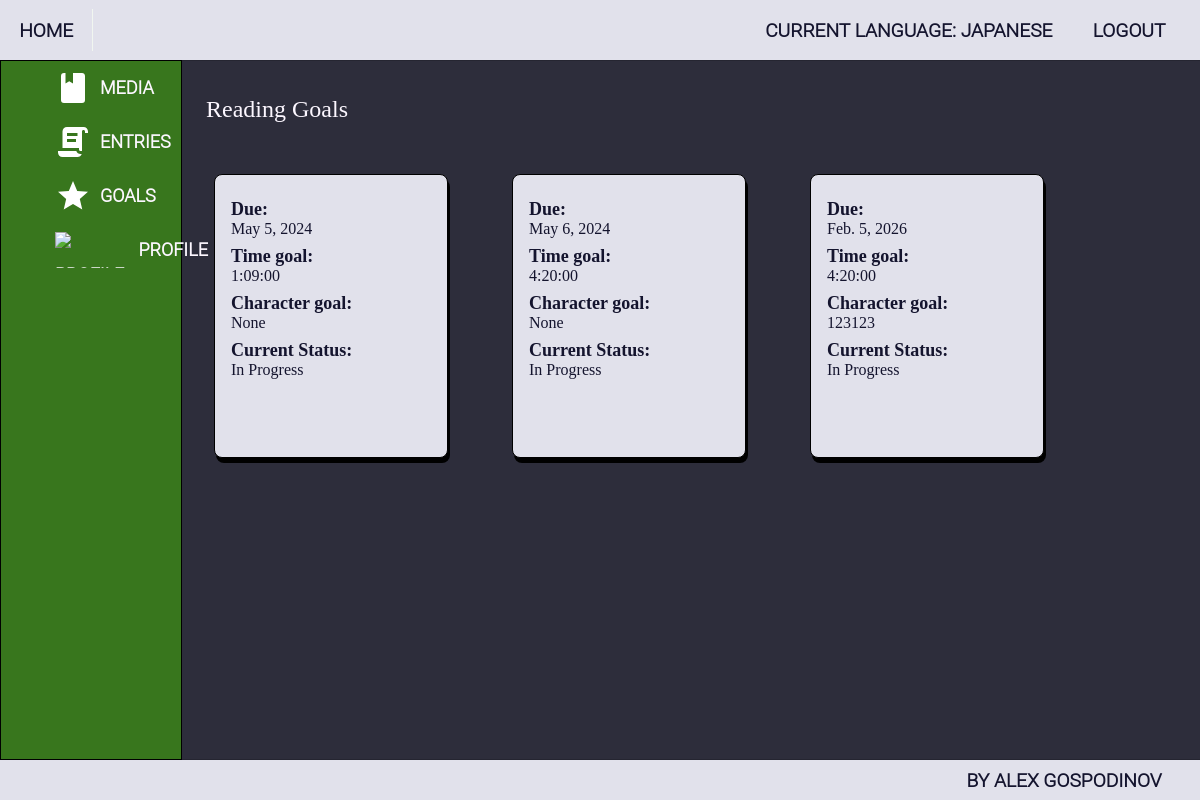
The app's page /goals/ (signed in) with its own data.
### ImmersionTracker/accounts/models.py (models this page shows, shortened)
class ImmersionTrackerUser(auth_models.AbstractBaseUser, auth_models.PermissionsMixin):
    MAX_EMAIL_LENGTH = 150
    MAX_FIRST_NAME_LENGTH = 150
    MAX_LAST_NAME_LENGTH = 150
    email = models.EmailField(
        _("email address"),
        max_length=MAX_EMAIL_LENGTH,
        unique=True,
        error_messages={
            "unique": _("A user with that email already exists."),
        },
    )
    first_name = models.CharField(_("first name"), max_length=MAX_FIRST_NAME_LENGTH, blank=True)
    last_name = models.CharField(_("last name"), max_length=MAX_LAST_NAME_LENGTH, blank=True)
    is_staff = models.BooleanField(
        _("staff status"),
        default=False,
        help_text=_("Designates whether the user can log into this admin site."),
    )
    is_active = models.BooleanField(
        _("active"),
        default=True,
        help_text=_(
            "Designates whether this user should be treated as active. "
            "Unselect this instead of deleting accounts."
        ),
    )
    date_joined = models.DateTimeField(_("date joined"), default=timezone.now)
    object = ImmersionTrackerUserManager()
    USERNAME_FIELD = 'email'

class Profile(models.Model):
    NICKNAME_MAX_LENGTH = 20
    nickname = models.CharField(
        max_length=NICKNAME_MAX_LENGTH,
        blank=True,
        null=True,
    )
    current_language = models.ForeignKey('languages.Language', on_delete=models.SET_NULL, blank=True, null=True)
    user = models.OneToOneField(
        ImmersionTrackerUser,
        on_delete=models.CASCADE,
        related_name='profile',
        primary_key=True,
    )

### ImmersionTracker/languages/models.py (models this page shows, shortened)
class Language(HasOwnerProfile, models.Model):
    LANGUAGE_NAME_MAX_LENGTH = 20
    name = models.CharField(
        max_length=LANGUAGE_NAME_MAX_LENGTH,
        null=False,
        blank=False,
    )

### ImmersionTracker/goals/models.py (models this page shows, shortened)
class BaseGoal(models.Model):
    NOTES_MAX_LENGTH = 300
    GOAL_NAME_MAX_LENGTH = 20
    due_date = models.DateField(
        blank=True,
        null=True,
    )
    language = models.ForeignKey(
        'languages.Language',
        on_delete=models.CASCADE,
        related_name='%(class)s',
        blank=False,
        null=False,
    )
    user_profile = models.ForeignKey(
        'accounts.Profile',
        on_delete=models.CASCADE,
        blank=False,
        null=False,
    )
    notes = models.TextField(
        max_length=NOTES_MAX_LENGTH,
        blank=True,
        null=True,
    )
    created_on = models.DateField(
        auto_now_add=True,
    )
    edited_on = models.DateField(
        auto_now=True,
    )
    class Meta:
        abstract = True

class ReadingGoal(BaseGoal):
    time_goal = models.DurationField(
        blank=False,
        null=False,
    )
    char_goal = models.IntegerField(
        blank=True,
        null=True,
    )
    @property
    def current_status(self):
        if date.today() < self.due_date:
            return "In Progress"
        return self.is_complete

### ImmersionTracker/goals/views.py (the view)
# urls.py: path('', AllGoalsView.as_view(), name='all_goals'),
class AllGoalsView(LoginRequiredMixin, GetFilteredQuerysetForContextMixin, views.TemplateView):
    template_name = 'goals/all_goals.html'
    models = (ReadingGoal, ListeningGoal, SRSGoal)

### ImmersionTracker/core/mixins.py (called while the page is built)
    def dispatch(self, request, *args, **kwargs):
        if not get_current_language(request):
            return redirect('no_current_language')
        return super().dispatch(request, *args, **kwargs)

    def get_filtered_context(self, model, profile, lang):
        data = model.objects.filter(user_profile=profile,
                                    language=lang)
        return data

    def get_context_data(self, **kwargs):
        context = super().get_context_data(**kwargs)
        profile = get_current_profile(self.request)
        lang = get_current_language(self.request)
        for model in self.models:
            context[model._meta.model_name] = self.get_filtered_context(model, profile, lang)
        return context

### ImmersionTracker/utils.py (called while the page is built)
def get_current_profile(request):
    return Profile.objects.get(user_id=request.user.id)

def get_current_language(request):
    return get_current_profile(request).current_language

### templates/goals/all_goals.html
{% extends 'base.html' %}
{% block main_content %}
    <div class="goals-wrapper">
    <div class="category-label"> Reading Goals </div>
    <div class='goal-cards'>
        {% for goal in readinggoal %}
            <div class="goal-card">
                <div class="card-attr">
                    <div class="card-attr-label"> Due: </div>
                    <div>{{ goal.due_date }}</div>
                </div>
                <div class="card-attr">
                    <div class="card-attr-label"> Time goal: </div>
                    <div>{{ goal.time_goal }}</div>
                </div>
                <div class="card-attr">
                    <div class="card-attr-label"> Character goal: </div>
                    <div>{{ goal.char_goal }}</div>
                </div>
                <div class="card-attr">
                    <div class="card-attr-label"> Current Status: </div>
                    <div>{{ goal.current_status }}</div>
                </div>
            </div>
        {% endfor %}
    </div>
    </div>
{% endblock %}

### templates/base.html (shortened to what this page needs)
{% load static %}
<!DOCTYPE html>
<html lang="en">
<head>
    <link rel="stylesheet" href="{% static 'style/style.css' %}">
</head>
<body>
    <header>
        <div class="go-to-index-btn">
            <a href="{% url 'index' %}"> Home </a>
        </div>
        <div class="navigation">
            <ul class="header-nav logout-and-language">
                {% if request.user.is_authenticated %}
                    <li><a href="{% url 'languages_index' %}">Current Language:
                        {% if request.user.profile.current_language %}
                            {{ request.user.profile.current_language.name }}
                        {% else %}
                            None
                        {% endif %}
                        </a>
                    </li>
                    <li><a href="{% url 'logout' %}"> Logout </a></li>
                {% else %}
                    <li><a href="{% url 'login' %}"> Log In </a></li>
                    <li><a href="{% url 'register_account' %}"> Register </a></li>
                {% endif %}
            </ul>
        </div>
    </header>
    <div class="base-wrapper">
    <div class="sidebar">
        <ul class="sidebar-buttons">
            {% if request.user.is_authenticated %}
                <li class="sidebar-button">
                    <div class="sidebar-button-wrapper">
                        <img class="sidebar-icon" src="{% static 'icons/media.svg' %}" alt="media-icon">
                        <div class="sidebar-button-link">
                            <a href="{% url 'all_media' %}">media</a>
                        </div>
                    </div>
                </li>
                <li class="sidebar-button">
                    <div class="sidebar-button-wrapper">
                        <img class="sidebar-icon" src="{% static 'icons/entry_text.svg' %}" alt="entry-icon">
                        <div class="sidebar-button-link">
                            <a href="{% url 'all_entries' %}">entries</a>
                        </div>
                    </div>
                </li>
                <li class="sidebar-button">
                    <div class="sidebar-button-wrapper">
                        <img class="sidebar-icon" src="{% static 'icons/goal.svg' %}" alt="goal-icon">
                        <div class="sidebar-button-link">
                            <a href="{% url 'all_goals' %}">goals</a>
                        </div>
                    </div>
                </li>
                <li class="sidebar-button">
                    <div class="sidebar-button-wrapper">
                        <img class="sidebar-icon" src="{% static 'icons/profile.svg' %}" alt="profile-icon">
                        <div class="sidebar-button-link">
                            <a href="{% url 'profile_details' pk=request.user.id %}">profile</a>
                        </div>
                    </div>
                </li>
            {% endif %}
        </ul>
    </div>
        {% block main_content %}
        {% endblock %}
    </div>
    <footer class="footer">
        <p class="credit">By Alex Gospodinov</p>
    </footer>
</body>
</html>

### staticfiles/style/main.css (style rules this page uses)
body { background-color: #2d2d3b; color: #FCF7FF; height: 100vh; margin: 0; padding: 0; display: flex; flex-direction: column; }
a { color: inherit; text-decoration: none; }
.base-wrapper { flex: 1; display: flex; }
html { overflow: hidden; }

### staticfiles/style/header_footer_and_sidebar.css (style rules this page uses)
header, footer { background-color: #e1e1eb; color: #14142e; font-size: larger; font-family: "Roboto Light", sans-serif; font-weight: bold; text-transform: uppercase; height: 60px; box-shadow: 1px 0 1px black; display: flex; flex-direction: row; align-items: center; }
.footer { height: 40px; justify-content: end; padding-right: 2em; }
.navigation { display: flex; flex-direction: row; justify-content: end; flex: 1; }
.header-nav { margin: 1em 0 1em 0; padding: 0 1em 0 1em; list-style-type: none; display: flex; flex-direction: row; gap: 0.5em; }
.header-nav > li { padding: 0.5em 0.8em 0.5em 0.8em }
.go-to-index-btn { flex: 0; padding: 0.5em 1em 0.5em 1em; margin-right: 0.5em; border-right: 0.1em solid #f1f6f0; }
.sidebar { width: 15%; flex-shrink: 0; background-color: #38761d; border: 1px solid black; font-size: large; font-family: "Roboto Light", sans-serif; font-weight: bold; }
.sidebar > ul { list-style-type: none; text-transform: uppercase; }
.sidebar-button-wrapper { display: flex; align-items: center; gap: 0.5em; }
.sidebar-button-wrapper > img { box-sizing: border-box; height: 2em; padding-left: 3em; }
.sidebar-button { width: 100%; height: 3em; line-height: 3em; text-align: center; }
ul { padding: 0; margin: 0; }

### staticfiles/style/all_entries.css (style rules this page uses)
.category-label { width: 100%; font-size: x-large; padding: 1.5em 3em 0.8em 1em; }

### staticfiles/style/goals.css (style rules this page uses)
.goals-wrapper { display: flex; flex-direction: column; }
.goal-cards { display: flex; flex-direction: row; }
.goal-card { height: 250px; width: 200px; background-color: #e1e1eb; color: #14142e; border: 1px solid black; border-radius: 8px; box-shadow: 2px 5px black; margin: 2em; padding: 1em; }
.card-attr-label { font-size: large; font-weight: bold; }
.card-attr { margin: 0.5em 0; }

### records on screen
ImmersionTrackerUser: user.profile.current_language.name "JAPANESE"
ReadingGoal: due_date "May 5, 2024", time_goal "1:09:00", char_goal "None", current_status "In Progress"
ReadingGoal: due_date "May 6, 2024", time_goal "4:20:00", char_goal "None", current_status "In Progress"
ReadingGoal: due_date "Feb. 5, 2026", time_goal "4:20:00", char_goal "123123", current_status "In Progress"
